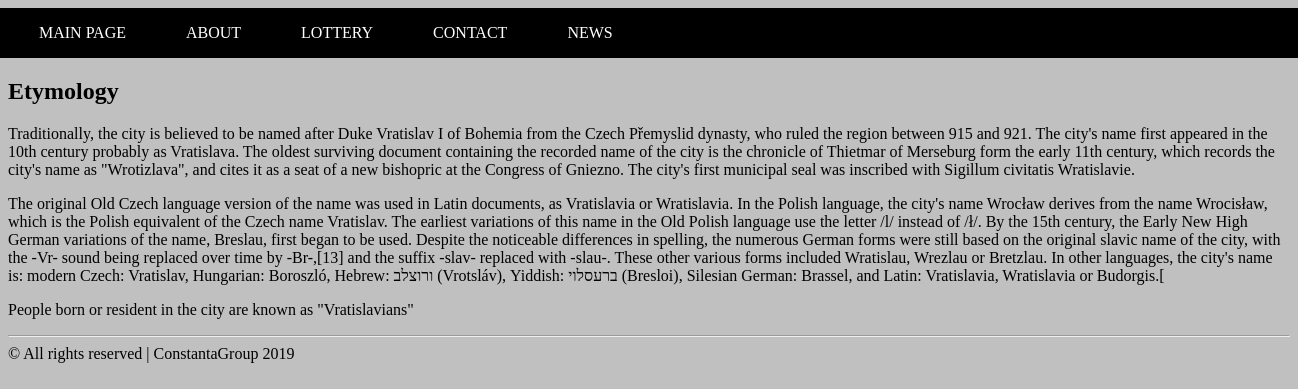
The page /news/1/ on the database its author committed.
### news/models.py (models this page shows)
class Post(models.Model):
    title = models.CharField(max_length=120)
    text = models.TextField()

### news/templates/news/post_test.html (shortened to what this page needs)
<html lang="en">
<head>
    {% include "myApp/test1.html" %}
</head>
<body>
{% block content %}
        <h2 class="text-info">{{post.title}}</h2>
        <p>{{post.text|safe|linebreaks}}</p>
    {% endblock %}
</body>
{% include "myApp/rules.html" %}
</html>

### rows shown on the page
Post: title "Etymology", text "Traditionally, the city is believed to be named after Duke Vratislav I of Bohemia from the Czech Přemyslid dynasty, who ruled the region between 915 and 921. The city's name first appeared in the 10th century probably as Vratislava. The oldest surviving document containing the recorded name of the city is the chronicle of Thietmar of Merseburg form the early 11th century, which records the city's name as \"Wrotizlava\", and cites it as a seat of a new bishopric at the Congress of Gniezno. The city's first municipal seal was inscribed with Sigillum civitatis Wratislavie. The original Old Czech language version of the name was used in Latin documents, as Vratislavia or Wratislavia. In the…"
